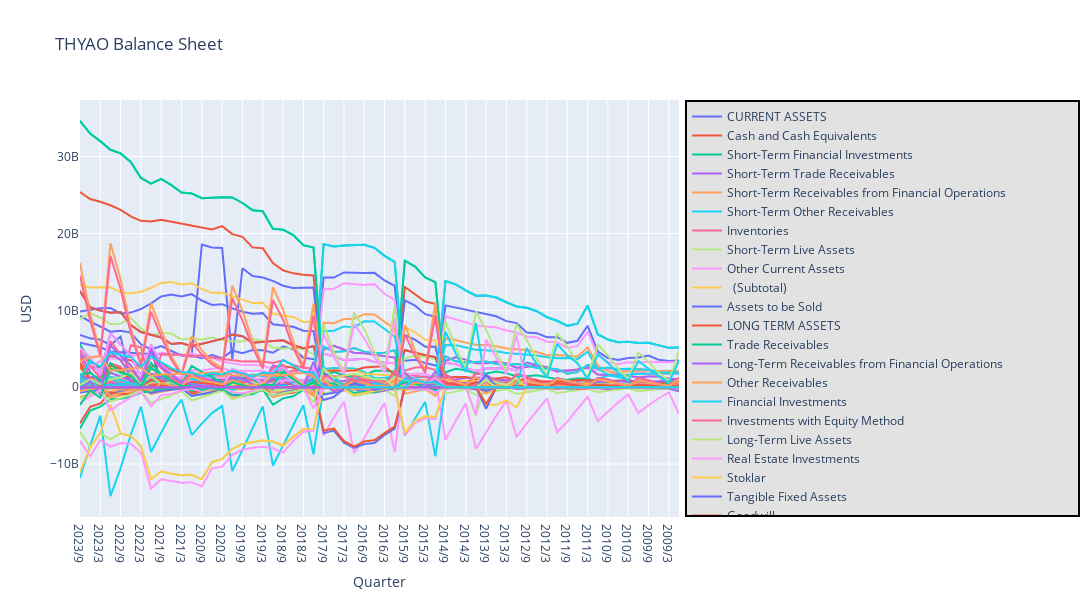

The notebook cell this image was saved under:
### Code cell
layout = go.Layout(
        title = f'{ticker} Balance Sheet',
        yaxis = dict(title='USD'),
        xaxis = dict(title='Quarter'),
        showlegend = True,
        legend = dict(
            x = 1.01, y = 1, traceorder='normal',
            bgcolor='#E2E2E2',
            bordercolor='black',
            borderwidth=2),
        width=1800,
        height=600)

fig = go.Figure(layout=layout)

for i in df.index.to_list():
    fig.add_trace(
        go.Scatter(
            x = df.columns,
            y = df.loc[i],
            name = i
        )
    )


fig.show()
